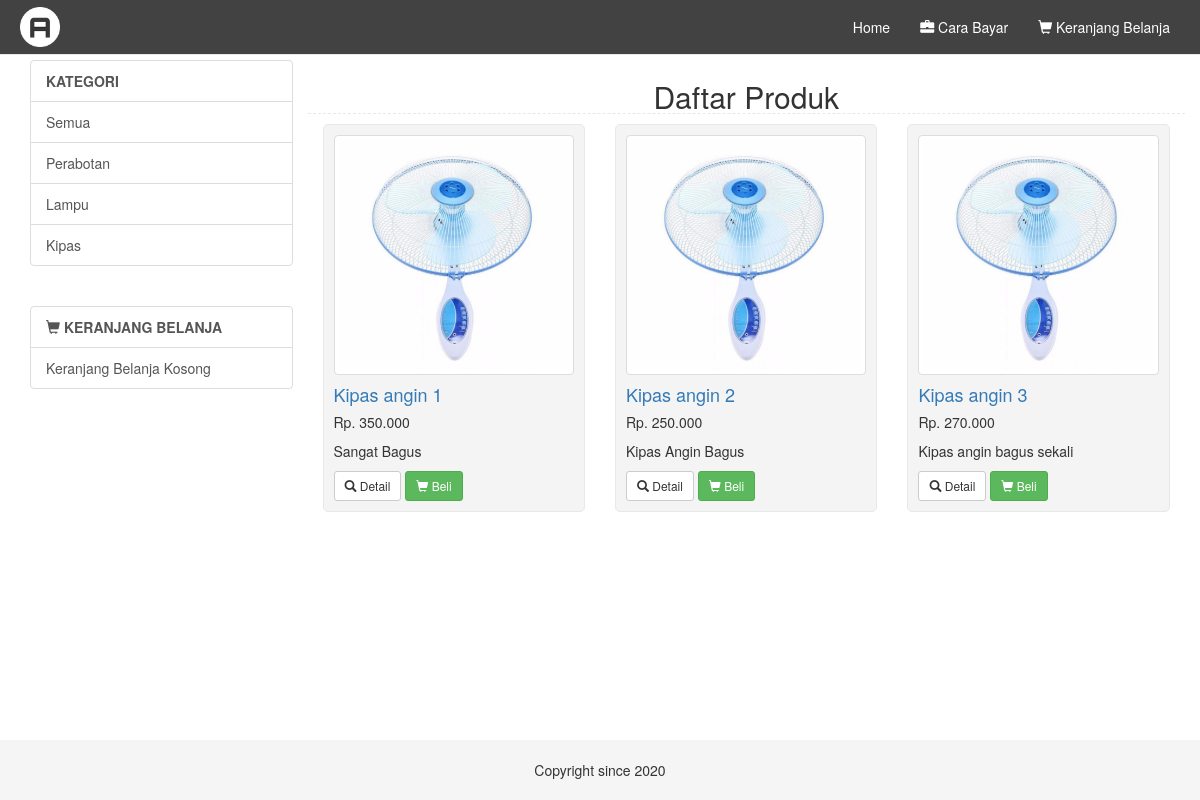
The app's page /frontend/index.php with its own data.
### tables this page shows
CREATE TABLE `tbl_kategori` (
  `id` int(10) UNSIGNED NOT NULL,
  `nama_kategori` varchar(30) DEFAULT NULL
);

CREATE TABLE `tbl_produk` (
  `id_produk` int(10) UNSIGNED NOT NULL,
  `nama_produk` varchar(50) DEFAULT NULL,
  `deskripsi` varchar(50) DEFAULT NULL,
  `harga` varchar(10) DEFAULT NULL,
  `gambar` varchar(50) DEFAULT NULL,
  `kategori` int(10) DEFAULT NULL
);

### frontend/application/controllers/Page.php (called while the page is built, shortened)
<?php
class Page extends CI_Controller
{
	public function __construct()
	{
		$this->load->library('cart');
		$this->load->model('keranjang_model');
	}
	public function index()
	{
		$data['produk'] = $this->keranjang_model->get_produk_all();
		$data['kategori'] = $this->keranjang_model->get_kategori_all();
		$this->load->view('themes/header', $data);
		$this->load->view('shopping/list_produk', $data);
		$this->load->view('themes/footer');
	}
}

### frontend/index.php (called while the page is built, shortened)
<?php
require_once BASEPATH.'core/CodeIgniter.php';

### frontend/application/models/Keranjang_model.php (called while the page is built, shortened)
<?php if (!defined('BASEPATH')) exit('No direct script access allowed');
class Keranjang_model extends CI_Model {
	public function get_produk_all()
	{
		$query = $this->db->get('tbl_produk');
		return $query->result_array();
	}
	public function get_kategori_all()
	{
		$query = $this->db->get('tbl_kategori');
		return $query->result_array();
	}
}
?>

### frontend/application/views/shopping/list_produk.php (the view, shortened to what this page needs)
<h2>Daftar Produk</h2>
<?php
foreach ($produk as $row) {
?>
  <div class="col-lg-4 col-md-6 mb-4">
    <div class="kotak">
      <form method="post" action="<?php echo base_url(); ?>shopping/tambah" method="post" accept-charset="utf-8">
        <a href="#"><img class="img-thumbnail" src="<?php echo base_url() . '../backend/gambar/' . $row['gambar']; ?>" /></a>
        <div class="card-body">
          <h4 class="card-title">
            <a href="#"><?php echo $row['nama_produk']; ?></a>
          </h4>
          <h5>Rp. <?php echo number_format($row['harga'], 0, ",", "."); ?></h5>
          <p class="card-text"><?php echo $row['deskripsi']; ?></p>
        </div>
        <div class="card-footer">
          <a href="<?php echo base_url(); ?>shopping/detail_produk/<?php echo $row['id_produk']; ?>" class="btn btn-sm btn-default"><i class="glyphicon glyphicon-search"></i> Detail</a>
          <button type="submit" class="btn btn-sm btn-success"><i class="glyphicon glyphicon-shopping-cart"></i> Beli</button>
        </div>
      </form>
    </div>
  </div>
<?php
}
?>

### frontend/application/views/themes/header.php (shortened to what this page needs)
<!DOCTYPE html>
<html lang="en">
<head>
  <link href="<?php echo base_url() ?>assets/bootstrap/css/bootstrap.min.css" rel="stylesheet">
  <link href="<?php echo base_url() ?>assets/asie/css/ie10-viewport-bug-workaround.css" rel="stylesheet">
  <link href="<?php echo base_url() ?>assets/custom.css" rel="stylesheet">
  <link href="<?php echo base_url() ?>assets/jquery/jquery-ui.css" rel="stylesheet">
</head>
<body>
  <nav class="navbar navbar-default navbar-custom navbar-fixed-top">
    <div class="container">
      <div class="navbar-header">
        <a class="navbar-brand" href="#"><img src="<?php echo base_url() ?>assets/logo.png">
        </a>
      </div>
      <div id="navbar" class="collapse navbar-collapse">
        <ul class="nav navbar-nav navbar-right">
          <li class="active"><a href="<?php echo base_url() ?>">Home</a></li>
          <li><a href="<?php echo base_url() ?>page/cara_bayar"><i class="glyphicon glyphicon-briefcase"></i> Cara Bayar</a></li>
          <li><a href="<?php echo base_url() ?>shopping/tampil_cart"><i class="glyphicon glyphicon-shopping-cart"></i> Keranjang Belanja</a></li>
        </ul>
      </div>
    </div>
  </nav>
  <div class="container">
    <div class="row">
      <div class="col-lg-3">
        <div class="list-group">
          <a class="list-group-item"><strong>KATEGORI</strong></a>
          <a href="<?php echo base_url() ?>shopping/index/" class="list-group-item">Semua</a>
          <?php
          foreach ($kategori as $row) {
          ?>
            <a href="<?php echo base_url() ?>shopping/index/<?php echo $row['id']; ?>" class="list-group-item"><?php echo $row['nama_kategori']; ?></a>
          <?php
          }
          ?>
        </div><br>
        <div class="list-group">
          <a href="<?php echo base_url() ?>shopping/tampil_cart" class="list-group-item"><strong><i class="glyphicon glyphicon-shopping-cart"></i> KERANJANG BELANJA</strong></a>
          <?php
          $cart = $this->cart->contents();
          if (empty($cart)) {
          ?>
            <a class="list-group-item">Keranjang Belanja Kosong</a>
          <?php
          }
          ?>
        </div>
      </div>
      <div class="col-lg-9">
        <div class="row">

### frontend/application/views/themes/footer.php (shortened to what this page needs)
</div>
</div>
</div>
</div>
<footer class="footer">
  <div class="container">
    <p class="text-muted">
      <center>Copyright since 2020</center>
    </p>
  </div>
</footer>
</body>
</html>

### frontend/assets/custom.css (style rules this page uses)
html { position: relative; min-height: 100%; }
body { margin-bottom: 60px; }
.footer { position: absolute; bottom: 0; width: 100%; height: 60px; background-color: #f5f5f5; }
h2 { text-align:center; border-bottom:1px dashed #e8e8e8; }
body > .container { padding: 60px 15px 0; }
.container .text-muted { margin: 20px 0; }
.footer > .container { padding-right: 15px; padding-left: 15px; }
.kotak { padding:10px; border:1px solid #e8e8e8; margin-bottom:15px; background:#F4F4F4; border-radius:5px; }
.navbar-brand { padding: 0px; }
.navbar-brand>img { height: 100%; padding: 5px; width: auto; }
.navbar-custom { background:#424242; color:#000000; border-radius:0; padding:2px; }
.navbar-custom .navbar-nav > li > a { color:#fff; }
.navbar-custom .navbar-nav > .active > a, .navbar-nav > .active > a:hover, .navbar-nav > .active > a:focus { color: #ffffff; background-color:transparent; }
.navbar-custom .navbar-brand { color:#ffffff; }

### records on screen
tbl_kategori: nama_kategori "Perabotan"
tbl_kategori: nama_kategori "Lampu"
tbl_kategori: nama_kategori "Kipas"
tbl_produk: gambar (picture), nama_produk "Kipas angin 1", harga "350.000", deskripsi "Sangat Bagus"
tbl_produk: gambar (picture), nama_produk "Kipas angin 2", harga "250.000", deskripsi "Kipas Angin Bagus"
tbl_produk: gambar (picture), nama_produk "Kipas angin 3", harga "270.000", deskripsi "Kipas angin bagus sekali"
